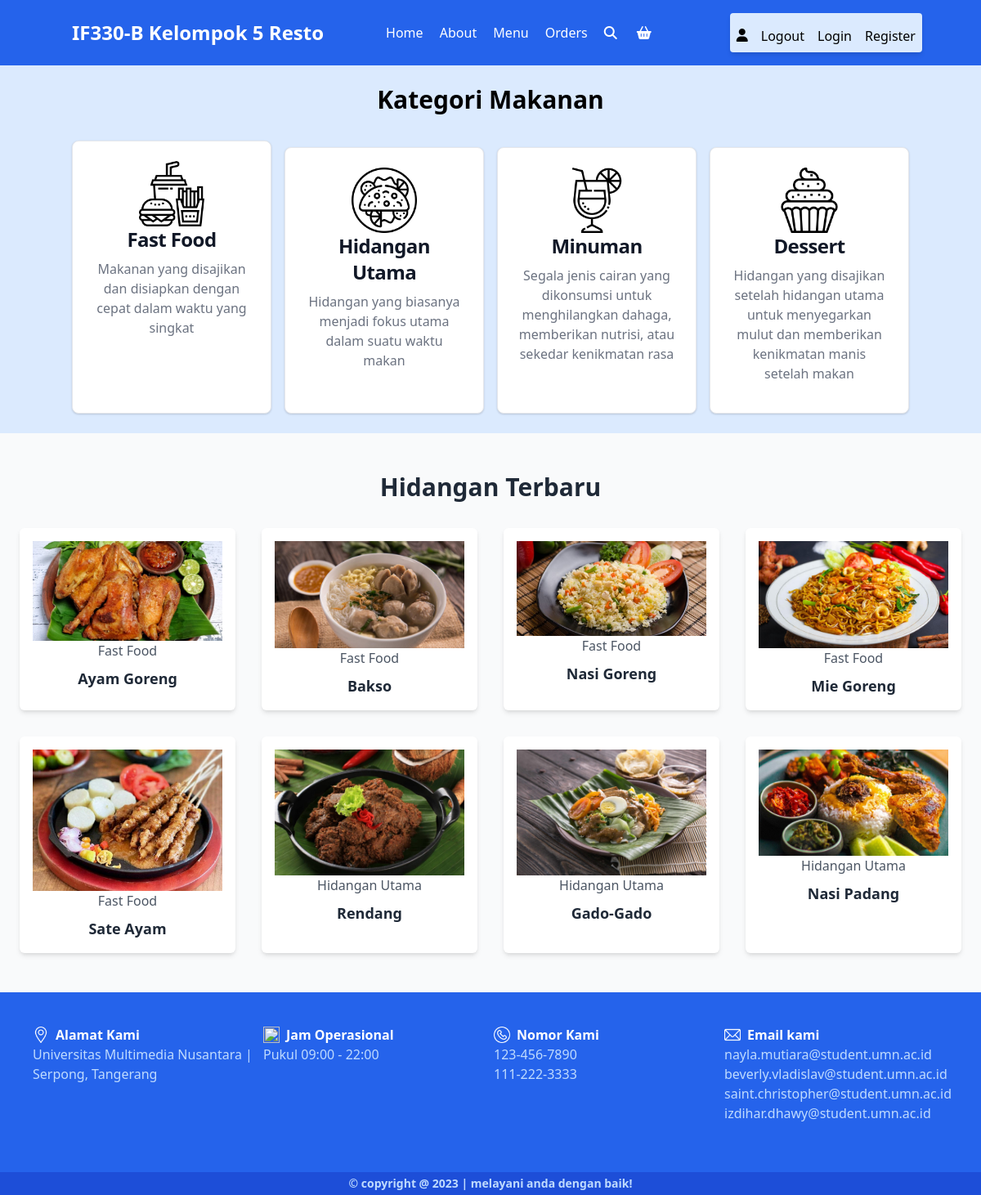
The page / on the database its author committed.
### tables this page shows
CREATE TABLE `products` (
  `id` int(100) NOT NULL,
  `name` varchar(100) NOT NULL,
  `category` varchar(100) NOT NULL,
  `deskripsi` varchar(800) NOT NULL,
  `price` int(10) NOT NULL,
  `image` varchar(100) NOT NULL
);

### index.php (the view, shortened to what this page needs)
<?php
include 'components/connect.php';
?>
<!DOCTYPE html>
<html lang="en">
<head>
    <link rel="stylesheet" href="https://cdnjs.cloudflare.com/ajax/libs/font-awesome/6.1.1/css/all.min.css">
    <link href="https://unpkg.com/tailwindcss@^2.2/dist/tailwind.min.css" rel="stylesheet">
</head>
<body class="bg-gray-50 font-sans">
    <?php include 'components/user_header.php'; ?>
    <section class="bg-blue-100 py-6">
        <h1 class="text-3xl font-bold text-center mb-8">Kategori Makanan</h1>
        <div class="container md:mx-auto flex flex-col md:flex-row md:gap-4 space-y-2">
            <a href="category.php?category=Fast Food" class="category-link flex justify-center">
                <div
                    class="max-w-sm p-6 bg-white border border-gray-200 rounded-lg shadow dark:bg-gray-800 dark:border-gray-700 hover:bg-blue-200 transition-all duration-300">
                    <img src="images/cat-1.png" alt="" class="w-20 mx-auto block">
                    <h5 class="mb-2 text-center text-2xl font-semibold tracking-tight text-gray-900 dark:text-white">
                        Fast Food
                    </h5>
                    <p class="mb-3 text-center font-normal text-gray-500 dark:text-gray-400">Makanan yang disajikan dan
                        disiapkan dengan cepat dalam waktu yang singkat</p>
                </div>
            </a>
            <a href="category.php?category=Hidangan Utama" class="category-link flex justify-center">
                <div
                    class="max-w-sm p-6 bg-white border border-gray-200 rounded-lg shadow dark:bg-gray-800 dark:border-gray-700 hover:bg-blue-200 transition-all duration-300">
                    <img src="images/cat-2.png" alt="" class="w-20 mx-auto block">
                    <h5 class="mb-2 text-center text-2xl font-semibold tracking-tight text-gray-900 dark:text-white">
                        Hidangan Utama
                    </h5>
                    <p class="mb-3 text-center font-normal text-gray-500 dark:text-gray-400">Hidangan yang biasanya
                        menjadi fokus utama dalam suatu waktu makan</p>
                </div>
            </a>
            <a href="category.php?category=Minuman" class="category-link flex justify-center">
                <div
                    class="max-w-sm p-6 bg-white border border-gray-200 rounded-lg shadow dark:bg-gray-800 dark:border-gray-700 hover:bg-blue-200 transition-all duration-300">
                    <img src="images/cat-3.png" alt="" class="w-20 mx-auto block">
                    <h5 class="mb-2 text-center text-2xl font-semibold tracking-tight text-gray-900 dark:text-white">
                        Minuman
                    </h5>
                    <p class="mb-3 text-center font-normal text-gray-500 dark:text-gray-400">Segala jenis cairan yang
                        dikonsumsi untuk menghilangkan dahaga, memberikan nutrisi, atau sekedar kenikmatan rasa</p>
                </div>
            </a>
            <a href="category.php?category=Dessert" class="category-link flex justify-center">
                <div
                    class="max-w-sm p-6 bg-white border border-gray-200 rounded-lg shadow dark:bg-gray-800 dark:border-gray-700 hover:bg-blue-200 transition-all duration-300">
                    <img src="images/cat-4.png" alt="" class="w-20 mx-auto block">
                    <h5 class="mb-2 text-center text-2xl font-semibold tracking-tight text-gray-900 dark:text-white">
                        Dessert
                    </h5>
                    <p class="mb-3 text-center font-normal text-gray-500 dark:text-gray-400">Hidangan yang disajikan
                        setelah hidangan utama untuk menyegarkan mulut dan memberikan kenikmatan manis setelah makan</p>
                </div>
            </a>
        </div>
    </section>
    <section class="text-center py-12 px-6">
        <h1 class="text-3xl font-bold text-gray-800 mb-8">Hidangan Terbaru</h1>
        <div class="grid grid-cols-1 sm:grid-cols-2 md:grid-cols-3 lg:grid-cols-4 gap-8">
            <?php
            $select_products = $conn->prepare("SELECT * FROM `products` LIMIT 8");
            $select_products->execute();
            if ($select_products->rowCount() > 0) {
                while ($fetch_products = $select_products->fetch(PDO::FETCH_ASSOC)) {
                    ?>
            <form action="" method="post" class="relative bg-white p-4 shadow-md rounded-md">
                <img src="resto-images/<?= $fetch_products['image']; ?>" alt="">
                <a href="category.php?category=<?= $fetch_products['category']; ?>" class="text-gray-600">
                    <?= $fetch_products['category']; ?>
                </a>
                <div class="text-lg font-semibold text-gray-800 mt-2"><?= $fetch_products['name']; ?></div>
            </form>
            <?php
                }
            } else {
                echo '<p class="text-2xl text-gray-800">No products added yet!</p>';
            }
            ?>
        </div>
    </section>
    <?php include 'components/footer.php'; ?>
</body>
</html>

### rows shown on the page
products: image (picture), category "Fast Food", name "Ayam Goreng"
products: image (picture), category "Fast Food", name "Bakso"
products: image (picture), category "Fast Food", name "Nasi Goreng"
products: image (picture), category "Fast Food", name "Mie Goreng"
products: image (picture), category "Fast Food", name "Sate Ayam"
products: image (picture), category "Hidangan Utama", name "Rendang"
products: image (picture), category "Hidangan Utama", name "Gado-Gado"
products: image (picture), category "Hidangan Utama", name "Nasi Padang"
